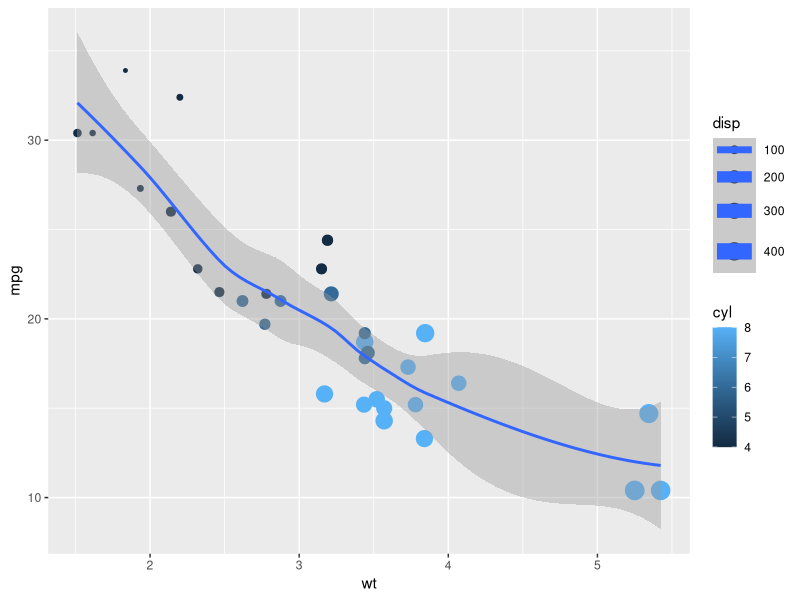

R code for this plot:
## ---- chunk 1
library(ggplot2)
head(mtcars)
## ---- chunk 2
acol <- ggplot(mtcars,aes(x=wt, y=mpg, color=cyl, cex=disp))
acol + geom_point(na.rm=T) + geom_smooth(na.rm=T)
## ---- chunk 3
tapply(mtcars$mpg, mtcars$cyl, sd)
